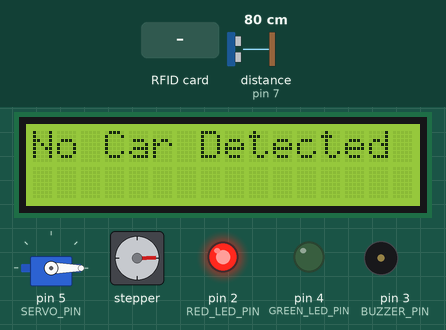
Recording of a sketch running on a simulated Arduino Uno, built with avr-gcc and run on an emulated ATmega328P. Shown: servo, 16×2 character LCD, stepper motor, output pins drawn as LEDs (lit = HIGH), buzzer (waves = sounding). Wiring (inferred from the names in the program): ultrasonic range finder: trigger pin 6; echo pin 7. Dashed ring = blinking. Inputs (shaded band) come from the test bench; at power-on: distance to the obstacle (sensor on pin 7) 80 cm. The echo pulse lasts 58.3 µs per cm; stepper angles assume 2048 steps per turn; pins used as bus, display or sensor lines are not drawn; what the sketch prints to the serial monitor is not drawn.

Above: at 2.3 s.
2.4 s: distance to the obstacle (sensor on pin 7) set to 2 cm
At 2.75 s:
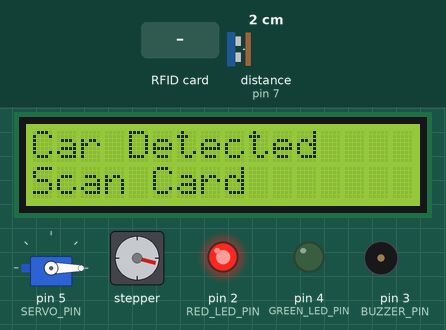
4.3 s: RFID card DE AD BE EF held to the reader
At 4.74 s:
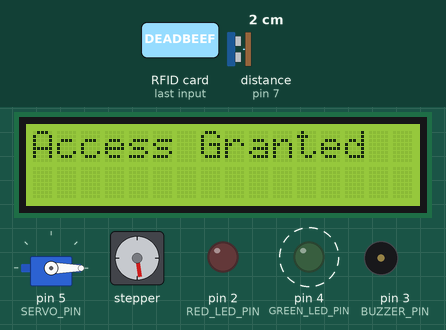
6.9 s: distance to the obstacle (sensor on pin 7) set to 18 cm
9.4 s: distance to the obstacle (sensor on pin 7) set to 15 cm
At 9.75 s:
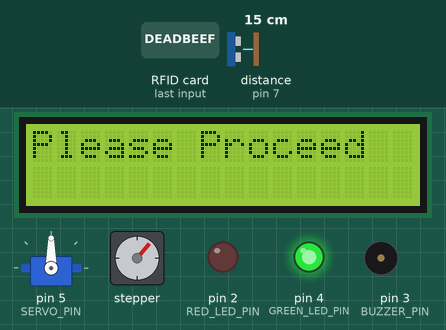
12.0 s: RFID card 5E 7A 19 C4 held to the reader
At 13.69 s:
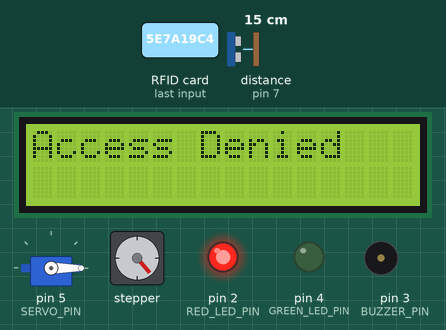
14.4 s: RFID card DE AD BE EF held to the reader
At 24.63 s:
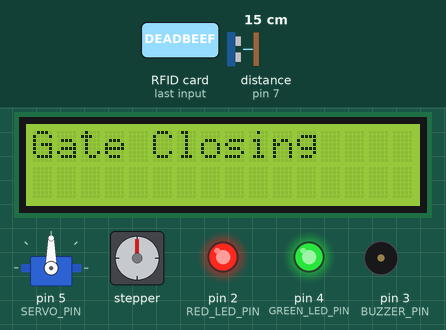
Timing chart, 0 to 25.9 s (numbered marks = the images above; inputs shaded):
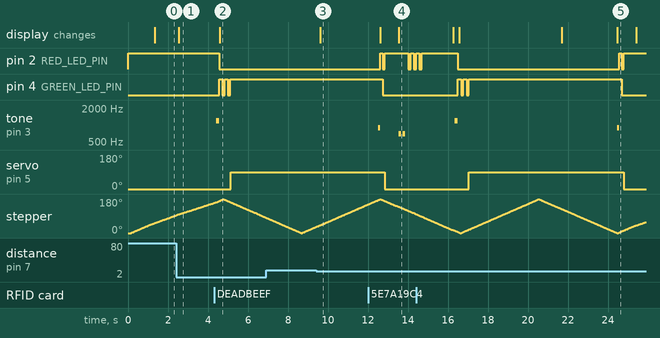

The sketch:

smart_barrier_gate.ino
```cpp
#include <SPI.h>
#include <MFRC522.h>
#include <Servo.h>
#include <Wire.h>
#include <LiquidCrystal_I2C.h>
#include <IRremote.hpp>
#include <Stepper.h>

// Pins
const int RED_LED_PIN    = 2;
const int BUZZER_PIN     = 3;
const int GREEN_LED_PIN  = 4;
const int SERVO_PIN      = 5;
const int TRIG_PIN       = 6;
const int ECHO_PIN       = 7;
const int RFID_RST_PIN   = 9;
const int RFID_SS_PIN    = 10;
const int IR_RECEIVE_PIN = A0;

// Stepper motor pins
const int STEPPER_IN1 = 8;
const int STEPPER_IN2 = A1;
const int STEPPER_IN3 = A2;
const int STEPPER_IN4 = A3;

// IR override button
const uint8_t REMOTE_OVERRIDE_CMD = 0x44;

// Components
Servo gateServo;
MFRC522 rfid(RFID_SS_PIN, RFID_RST_PIN);
LiquidCrystal_I2C lcd(0x27, 16, 2);

// 28BYJ-48 stepper
const int STEPS_PER_REVOLUTION = 2048;
const int BANNER_HALF_SWEEP = STEPS_PER_REVOLUTION / 2;

// Pin order used for the 28BYJ-48 driver
Stepper bannerStepper(STEPS_PER_REVOLUTION, STEPPER_IN1, STEPPER_IN3, STEPPER_IN2, STEPPER_IN4);

// Gate settings
const int GATE_CLOSED_ANGLE = 0;
const int GATE_OPEN_ANGLE   = 90;
const int CAR_THRESHOLD_CM  = 15;

const unsigned long OPEN_TIME_MS  = 4000;
const unsigned long EXTRA_TIME_MS = 3000;
const unsigned long DENY_TIME_MS  = 1500;

// Replace this sample UID with your test card UID before running.
// UID matching is for this prototype, not secure access control.
struct AuthorizedCard {
  byte uid[10];
  byte len;
};

AuthorizedCard allowedCards[] = {
  {{0xDE, 0xAD, 0xBE, 0xEF}, 4}  // Sample UID
};

const int NUM_ALLOWED_CARDS = sizeof(allowedCards) / sizeof(allowedCards[0]);

// Previous LCD message
String lastLine1 = "";
String lastLine2 = "";

// Banner sweep position
long bannerPosition = 0;
int bannerDirection = 1;

// Helpers
void updateBanner() {
  bannerStepper.step(bannerDirection);
  bannerPosition += bannerDirection;

  if (bannerPosition >= BANNER_HALF_SWEEP) {
    bannerDirection = -1;
  }
  else if (bannerPosition <= 0) {
    bannerDirection = 1;
  }
}

void smartDelay(unsigned long ms) {
  unsigned long start = millis();
  while (millis() - start < ms) {
    updateBanner();
  }
}

void showLCD(const String &line1, const String &line2 = "") {
  if (line1 == lastLine1 && line2 == lastLine2) return;

  lcd.clear();
  lcd.setCursor(0, 0);
  lcd.print(line1);
  lcd.setCursor(0, 1);
  lcd.print(line2);

  lastLine1 = line1;
  lastLine2 = line2;
}

void setClosedState() {
  gateServo.write(GATE_CLOSED_ANGLE);
  digitalWrite(RED_LED_PIN, HIGH);
  digitalWrite(GREEN_LED_PIN, LOW);
}

void setOpenState() {
  gateServo.write(GATE_OPEN_ANGLE);
  digitalWrite(RED_LED_PIN, LOW);
  digitalWrite(GREEN_LED_PIN, HIGH);
}

// LED patterns
void blinkRed(int times, int onTime = 150, int offTime = 120) {
  digitalWrite(GREEN_LED_PIN, LOW);
  for (int i = 0; i < times; i++) {
    digitalWrite(RED_LED_PIN, HIGH);
    smartDelay(onTime);
    digitalWrite(RED_LED_PIN, LOW);
    smartDelay(offTime);
  }
  digitalWrite(RED_LED_PIN, HIGH);
}

void blinkGreen(int times, int onTime = 150, int offTime = 120) {
  digitalWrite(RED_LED_PIN, LOW);
  for (int i = 0; i < times; i++) {
    digitalWrite(GREEN_LED_PIN, HIGH);
    smartDelay(onTime);
    digitalWrite(GREEN_LED_PIN, LOW);
    smartDelay(offTime);
  }
}

void blinkBoth(int times, int onTime = 120, int offTime = 100) {
  for (int i = 0; i < times; i++) {
    digitalWrite(RED_LED_PIN, HIGH);
    digitalWrite(GREEN_LED_PIN, HIGH);
    smartDelay(onTime);
    digitalWrite(RED_LED_PIN, LOW);
    digitalWrite(GREEN_LED_PIN, LOW);
    smartDelay(offTime);
  }
}

// Buzzer sounds
void grantedBeep() {
  tone(BUZZER_PIN, 1200);
  smartDelay(150);
  noTone(BUZZER_PIN);
  IrReceiver.restartTimer();
}

void deniedBeep() {
  tone(BUZZER_PIN, 700);
  smartDelay(120);
  noTone(BUZZER_PIN);
  smartDelay(80);
  tone(BUZZER_PIN, 700);
  smartDelay(120);
  noTone(BUZZER_PIN);
  IrReceiver.restartTimer();
}

void closingBeep() {
  tone(BUZZER_PIN, 900);
  smartDelay(100);
  noTone(BUZZER_PIN);
  IrReceiver.restartTimer();
}

// Sensors and card reader
long readDistanceCm() {
  digitalWrite(TRIG_PIN, LOW);
  delayMicroseconds(2);

  digitalWrite(TRIG_PIN, HIGH);
  delayMicroseconds(10);
  digitalWrite(TRIG_PIN, LOW);

  long duration = pulseIn(ECHO_PIN, HIGH, 30000);
  if (duration == 0) return 999;

  long distance = duration * 0.0343 / 2.0;
  return distance;
}

bool isCarPresent() {
  long d1 = readDistanceCm();
  smartDelay(30);
  long d2 = readDistanceCm();
  smartDelay(30);
  long d3 = readDistanceCm();

  long avg = (d1 + d2 + d3) / 3;
  return avg <= CAR_THRESHOLD_CM;
}

bool remoteOverridePressed() {
  if (IrReceiver.decode()) {
    uint8_t cmd = IrReceiver.decodedIRData.command;
    IrReceiver.resume();

    if (cmd == REMOTE_OVERRIDE_CMD) {
      return true;
    }
  }
  return false;
}

bool isAuthorized(MFRC522::Uid *uid) {
  for (int i = 0; i < NUM_ALLOWED_CARDS; i++) {
    if (uid->size != allowedCards[i].len) continue;

    bool match = true;
    for (byte j = 0; j < uid->size; j++) {
      if (uid->uidByte[j] != allowedCards[i].uid[j]) {
        match = false;
        break;
      }
    }
    if (match) return true;
  }
  return false;
}

// 1 = allowed, -1 = denied, 0 = no readable card
int checkRFID() {
  if (!rfid.PICC_IsNewCardPresent()) return 0;

  Serial.println("Card detected by reader.");

  for (int attempt = 0; attempt < 3; attempt++) {
    smartDelay(20);

    if (rfid.PICC_ReadCardSerial()) {
      Serial.print("Scanned UID: ");
      for (byte i = 0; i < rfid.uid.size; i++) {
        if (rfid.uid.uidByte[i] < 0x10) Serial.print("0");
        Serial.print(rfid.uid.uidByte[i], HEX);
        Serial.print(" ");
      }
      Serial.println();

      bool ok = isAuthorized(&rfid.uid);

      rfid.PICC_HaltA();
      rfid.PCD_StopCrypto1();

      return ok ? 1 : -1;
    }
  }

  Serial.println("Card present, but UID not read.");
  return 0;
}

// Gate actions
void grantAccess(const String &msg) {
  showLCD(msg, "");
  grantedBeep();
  blinkGreen(2);
  setOpenState();
  smartDelay(300);

  unsigned long startTime = millis();
  while (millis() - startTime < OPEN_TIME_MS) {
    updateBanner();
  }

  if (isCarPresent()) {
    showLCD("Please Proceed", "");
    smartDelay(EXTRA_TIME_MS);
  }

  showLCD("Gate Closing", "");
  closingBeep();
  blinkBoth(1);
  setClosedState();
}

void denyAccess() {
  showLCD("Access Denied", "");
  deniedBeep();
  blinkRed(3);
  setClosedState();
  smartDelay(DENY_TIME_MS);
}

// Setup
void setup() {
  Serial.begin(9600);

  pinMode(RED_LED_PIN, OUTPUT);
  pinMode(BUZZER_PIN, OUTPUT);
  pinMode(GREEN_LED_PIN, OUTPUT);
  pinMode(TRIG_PIN, OUTPUT);
  pinMode(ECHO_PIN, INPUT);

  gateServo.attach(SERVO_PIN);
  setClosedState();

  lcd.init();
  lcd.backlight();
  showLCD("System Starting", "");

  SPI.begin();
  rfid.PCD_Init();

  IrReceiver.begin(IR_RECEIVE_PIN, DISABLE_LED_FEEDBACK);

  bannerStepper.setSpeed(8);

  smartDelay(1000);
  showLCD("No Car Detected", "");
}

// Main loop
void loop() {
  updateBanner();

  // Check remote override before normal card scanning
  if (remoteOverridePressed()) {
    grantAccess("Manual Override");
    smartDelay(500);
    return;
  }

  if (!isCarPresent()) {
    setClosedState();
    showLCD("No Car Detected", "");
    smartDelay(10);
    return;
  }

  setClosedState();
  showLCD("Car Detected", "Scan Card");

  while (isCarPresent()) {
    updateBanner();

    if (remoteOverridePressed()) {
      grantAccess("Manual Override");
      smartDelay(500);
      return;
    }

    int cardStatus = checkRFID();

    if (cardStatus == 1) {
      grantAccess("Access Granted");
      smartDelay(500);
      return;
    }
    else if (cardStatus == -1) {
      denyAccess();
      showLCD("Car Detected", "Scan Card");
    }

    smartDelay(10);
  }

  showLCD("No Car Detected", "");
}
```

Measured:
- after the input at 2.4 s, the display: changes after 0.15 s (image 1)
- after the input at 4.3 s, pin 2 (RED_LED_PIN): HIGH → LOW after 0.26 s; pin 4 (GREEN_LED_PIN): alternates HIGH for 0.15 s and LOW for 0.12 s, 5 changes in all, then stays HIGH, starting after 0.26 s
- after the input at 9.4 s, pin 2 (RED_LED_PIN): stays LOW (without the input it goes to HIGH after 0.20 s); pin 4 (GREEN_LED_PIN): stays HIGH (without the input it goes to LOW after 0.32 s)
- after the input at 14.4 s, pin 4 (GREEN_LED_PIN): goes HIGH 0.15 s, LOW 0.12 s, HIGH 0.15 s, LOW 0.12 s, HIGH 7.6 s, then LOW, starting after 2.1 s; tone on pin 3 (BUZZER_PIN): silent → 1200 Hz after 1.9 s, → silent 0.15 s later, → 900 Hz 8.0 s later, → silent 0.10 s later
